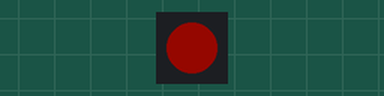
A sketch run on a simulated Arduino Uno, built with avr-gcc and run on an emulated ATmega328P. Shown: 1 RGB LEDs in strip order, left to right. Dim RGB values are drawn brighter than linear.

Above: at 0.33 s.
At 1.3 s:
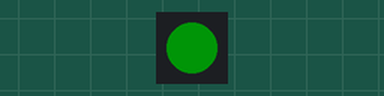
At 3.57 s:
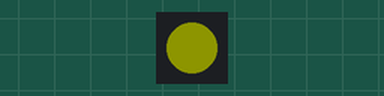
At 5.19 s:
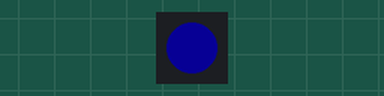
Timing chart, 0 to 6.8 s (numbered marks = the images above):
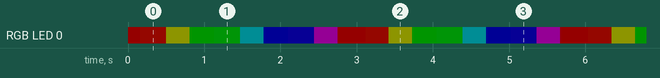

Measured:
- by itself, RGB LED 0: repeats every 3.0 s: RGB(20, 1, 0) 0.34 s, RGB(19, 20, 0) 0.31 s, RGB(1, 20, 0) 0.02 s, RGB(0, 20, 0) 0.30 s, RGB(0, 20, 1) 0.34 s, RGB(0, 19, 20) 0.31 s, RGB(0, 1, 20) 0.02 s, RGB(0, 0, 20) 0.30 s, RGB(1, 0, 20) 0.34 s, RGB(20, 0, 20) 0.31 s, RGB(20, 0, 1) 0.02 s, RGB(20, 0, 0) 0.34 s
- by itself, everything shown: repeats every 2.9 s, in 12 steps

The sketch:

testboard.ino
```cpp
#include <Adafruit_DotStar.h>
#define DOTSTAR_NUM 1
#define PIN_DOTSTAR_DATA 18
#define PIN_DOTSTAR_CLK 17
Adafruit_DotStar strip(DOTSTAR_NUM, PIN_DOTSTAR_DATA, PIN_DOTSTAR_CLK, DOTSTAR_BRG);

void setup() {
  strip.begin(); // Initialize pins for output
  strip.setBrightness(20);
  strip.show();  // Turn all LEDs off ASAP
}

void loop() {
  rainbow(10);             // Flowing rainbow cycle along the whole strip
}

void rainbow(int wait) {
  for(long firstPixelHue = 0; firstPixelHue < 5*65536; firstPixelHue += 256) {
    for(int i=0; i<strip.numPixels(); i++) { // For each pixel in strip...
      int pixelHue = firstPixelHue + (i * 65536L / strip.numPixels());
      strip.setPixelColor(i, strip.gamma32(strip.ColorHSV(pixelHue)));
    }
    strip.show(); // Update strip with new contents
    delay(wait);  // Pause for a moment
  }
}
```
